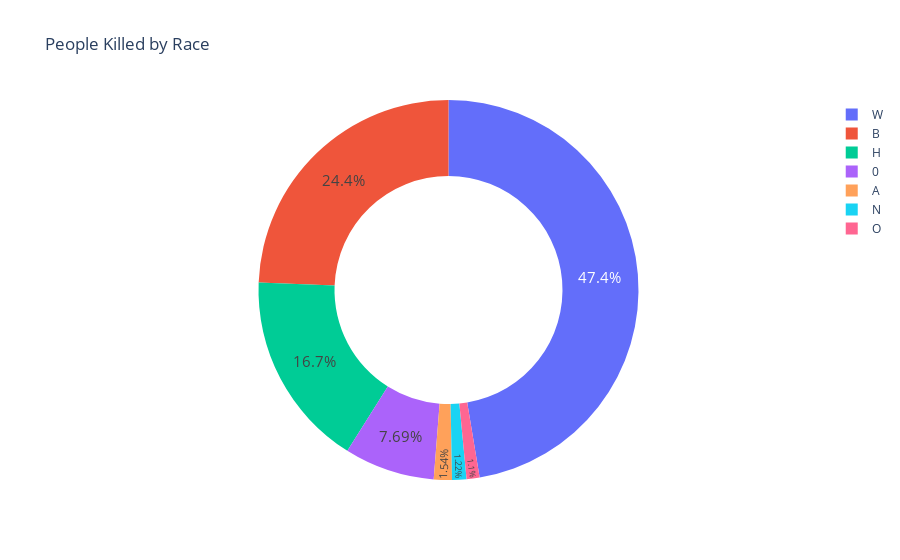

Notebook code for this chart:
### Code cell
fig = px.pie(labels=deaths.index,values=deaths.values,title="People Killed by Race",names=deaths.index,hole=0.6,)
fig.update_traces(textposition='inside', textfont_size=15, textinfo='percent')
 
fig.show()

### Figure 1 — Plotly figure (JSON) as saved in the notebook; plotly's stock layout.template omitted (floating-point values rounded to 4 significant figures)
{"data": [{"domain": {"x": [0, 1], "y": [0, 1]}, "hole": 0.6, "hovertemplate": "label=%{label}<br>value=%{value}<extra></extra>", "labels": ["W", "B", "H", 0, "A", "N", "O"], "legendgroup": "", "name": "", "showlegend": true, "textfont": {"size": 15}, "textinfo": "percent", "textposition": "inside", "type": "pie", "values": [1201, 618, 423, 195, 39, 31, 28]}], "layout": {"legend": {"tracegroupgap": 0}, "title": {"text": "People Killed by Race"}}}
